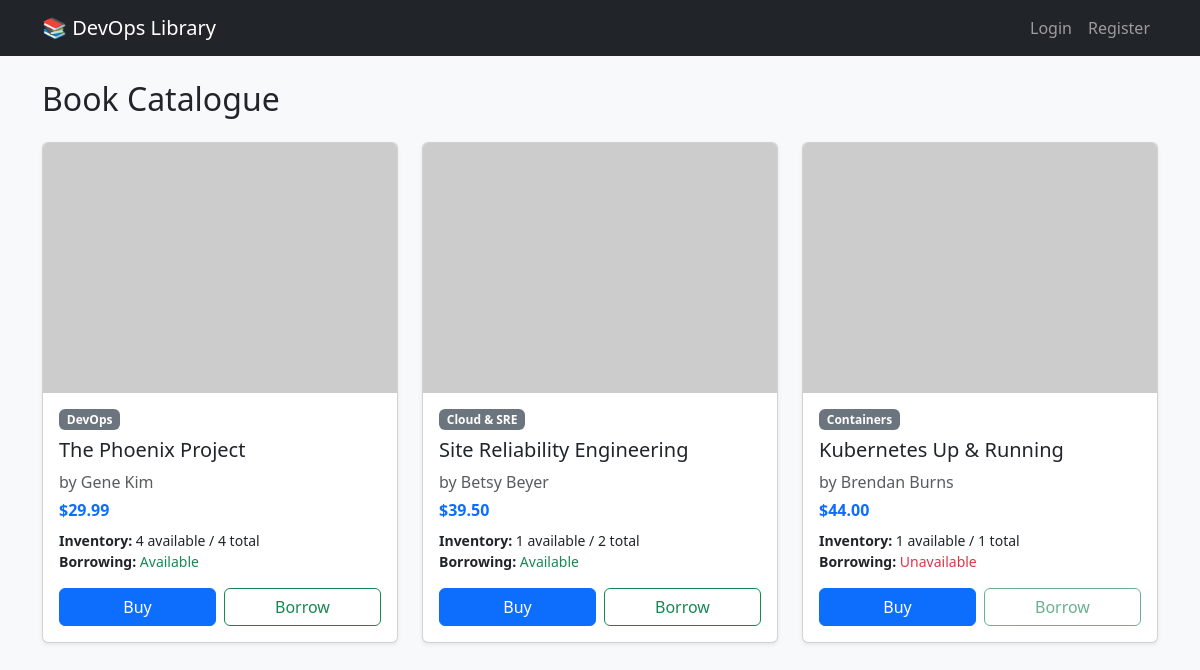
The page / on the database its author committed.
### app.py (models this page shows)
class Book(db.Model):
    id = db.Column(db.Integer, primary_key=True)
    title = db.Column(db.String(150), nullable=False)
    author = db.Column(db.String(100), nullable=False)
    category = db.Column(db.String(50), nullable=False)
    cover_image = db.Column(db.String(300), nullable=False)
    price = db.Column(db.Float, nullable=False)
    total_qty = db.Column(db.Integer, nullable=False)
    available_qty = db.Column(db.Integer, nullable=False)
    borrowable = db.Column(db.Boolean, default=True)

### app.py (the view)
@app.route("/")
def index():
    books = Book.query.all()
    return render_template("index.html", books=books)

### templates/index.html
{% extends "base.html" %}
{% block content %}
<h2 class="mb-4">Book Catalogue</h2>
<div class="row">
    {% for book in books %}
    <div class="col-md-4 mb-4">
        <div class="card h-100 shadow-sm">
            <img src="{{ book.cover_image }}" class="card-img-top" alt="{{ book.title }}" style="height: 250px; object-fit: cover;">
            <div class="card-body d-flex flex-column">
                <span class="badge bg-secondary mb-2 align-self-start">{{ book.category }}</span>
                <h5 class="card-title">{{ book.title }}</h5>
                <p class="text-muted mb-1">by {{ book.author }}</p>
                <p class="fw-bold text-primary mb-2">${{ "%.2f"|format(book.price) }}</p>
                <ul class="list-unstyled small mb-3">
                    <li><strong>Inventory:</strong> {{ book.available_qty }} available / {{ book.total_qty }} total</li>
                    <li>
                        <strong>Borrowing:</strong>
                        {% if book.borrowable and book.available_qty > 0 %}
                            <span class="text-success">Available</span>
                        {% else %}
                            <span class="text-danger">Unavailable</span>
                        {% endif %}
                    </li>
                </ul>
                <div class="mt-auto d-flex gap-2">
                    <form action="{{ url_for('buy_book', book_id=book.id) }}" method="POST" class="w-50">
                        <button type="submit" class="btn btn-primary w-100" {% if book.available_qty < 1 %}disabled{% endif %}>
                            Buy
                        </button>
                    </form>
                    <form action="{{ url_for('borrow_book', book_id=book.id) }}" method="POST" class="w-50">
                        <button type="submit" class="btn btn-outline-success w-100" {% if not book.borrowable or book.available_qty < 1 %}disabled{% endif %}>
                            Borrow
                        </button>
                    </form>
                </div>
            </div>
        </div>
    </div>
    {% endfor %}
</div>
{% endblock %}

### templates/base.html (shortened to what this page needs)
<!DOCTYPE html>
<html lang="en">
<head>
    <link href="https://cdn.jsdelivr.net/npm/bootstrap@5.3.3/dist/css/bootstrap.min.css" rel="stylesheet">
</head>
<body class="bg-light">
<nav class="navbar navbar-expand-lg navbar-dark bg-dark mb-4">
    <div class="container">
        <a class="navbar-brand" href="{{ url_for('index') }}">📚 DevOps Library</a>
        <div class="navbar-nav ms-auto">
            {% if session.get('user_id') %}
                <span class="nav-link text-light">Hello, {{ session.get('user_name') }}</span>
                <a class="nav-link" href="{{ url_for('my_books') }}">My Books & History</a>
                <a class="nav-link text-warning" href="{{ url_for('logout') }}">Logout</a>
            {% else %}
                <a class="nav-link" href="{{ url_for('login') }}">Login</a>
                <a class="nav-link" href="{{ url_for('register') }}">Register</a>
            {% endif %}
        </div>
    </div>
</nav>
<div class="container">
    {% block content %}{% endblock %}
</div>
</body>
</html>

### rows shown on the page
Book: category "DevOps", title "The Phoenix Project", author "Gene Kim", price "29.99", available_qty "4", total_qty "4", borrowable "Available"
Book: category "Cloud & SRE", title "Site Reliability Engineering", author "Betsy Beyer", price "39.50", available_qty "1", total_qty "2", borrowable "Available"
Book: category "Containers", title "Kubernetes Up & Running", author "Brendan Burns", price "44.00", available_qty "1", total_qty "1", borrowable "Unavailable"
